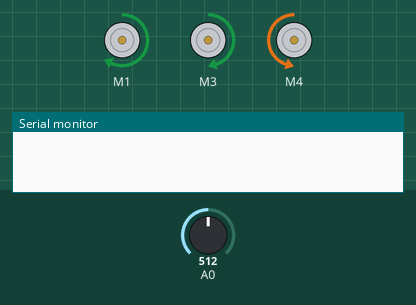
This sketch was run on a simulated Arduino Uno, built with avr-gcc and run on an emulated ATmega328P. On the bench: 3 × DC motor (green arrow = forward, orange = backward, longer = faster), the last lines printed to the serial monitor. The inputs (shaded band) are chosen by the test bench; at power-on: A0 = 512. Random numbers use the default seed unless the sketch sets one.

Above: at 0.17 s.
At 9.8 s:
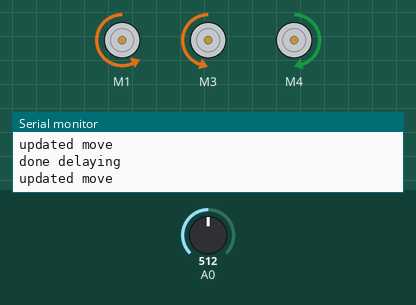
At 24.4 s:
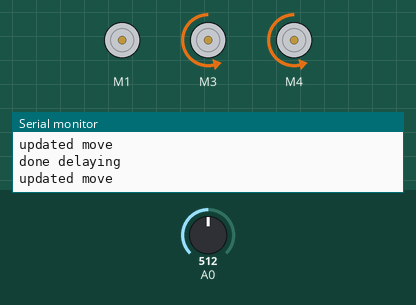
At 32.5 s:
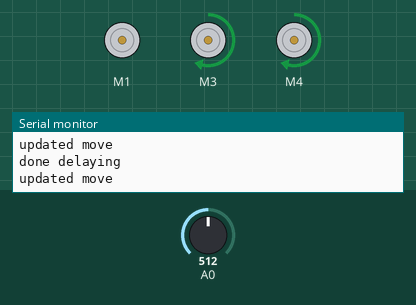
Timing chart, 0 to 40.0 s (numbered marks = the images above):
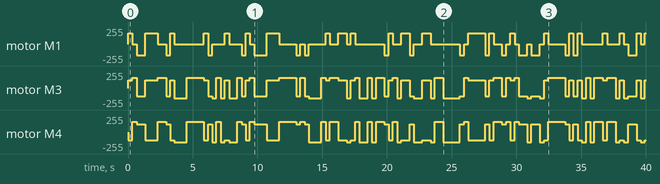

Measured:
- by itself, motor M1: stopped → forward 165/255 at 0.01 s, → stopped 0.32 s later, → backward 165/255 0.33 s later, → forward 165/255 0.65 s later, … (66 changes in this stretch)
- by itself, motor M3: stopped → forward 120/255 at 0.01 s, → forward 152/255 0.32 s later, → backward 120/255 0.33 s later, → forward 120/255 0.65 s later, … (82 changes in this stretch)

The sketch:

localization02smallary.ino
```cpp
// vi:ts=4:expandtab
#include <Arduino.h>
#include <avr/pgmspace.h>
#include <CircleBot.h>
#include <AFMotor.h>
//#define DEBUG

#if 0
char dummy;
// Arduino puts all of its own malformed prototypes in here
#endif
#line 12 // Tell the compiler this is line 12 even though arduino adds some
         // things before it

// This may be changed to a fixed-point arithmetic class for speed and memory
typedef float prob_t;

// Function prototypes
bool getworldcell(size_t row, size_t column);
bool readsensor();
void updatesense(bool onSquare);
prob_t getprob(size_t y, size_t x);
void updatemove(char x, char y);
void setup();
void loop();

CircleBot bot(1, 3, 4);

#ifdef DEBUG
#define DEBUG_VAR(x) do {Serial.print(#x ": "); Serial.println(x);} while(false)
#define DEBUG_ARY(x, len) do {\
        Serial.print(#x ": {"); Serial.print(x[0]); \
        for(size_t i=0;i<len;i++){\
            Serial.print(", ");\
            Serial.print(x[i]);\
        } Serial.println();\
    }while(false)
#define DEBUG_2D_ARY(x, height, width) do {Serial.println(#x ": {");\
        for(size_t i=0;i<height;i++){\
            Serial.print(#x ": {");\
            for(size_t j=0;j<width;j++){\
                Serial.print(x[i][j]);\
                Serial.print(", ");\
            } Serial.println("},");\
        }\
    }while(false)
#else
#define DEBUG_VAR(x) do{} while(false)
#define DEBUG_ARY(x, len) do {} while(false)
#define DEUBG_2D_ARY(x, height, width) do {} while(false)
#endif


const prob_t senseprob = 0.8;

const size_t width = 16;
const size_t height = 16;
const byte world[width][height] PROGMEM = {
    {B00001000, B11011111},
    {B00100101, B01001111},
    {B11111010, B11100000},
    {B01101001, B00000011},
    {B01101001, B01010001},
    {B11000000, B11000110},
    {B11001001, B00010010},
    {B11000100, B00110100},
    {B01100100, B10101010},
    {B01101010, B01000100},
    {B11100000, B01110111},
    {B10100011, B01010100},
    {B11010111, B00000110},
    {B01011010, B11001111},
    {B00101001, B00011111},
    {B01111101, B10010101},
};

// Holds all of the probabilities for each square
prob_t probs[width][height];

bool getworldcell(size_t row, size_t column) {
#ifdef DEBUG
    if (row < 0)      { Serial.print("Row must be >0 but is "); Serial.println(row); }
    if (row >= height) { Serial.print("Row must be <"); Serial.print(height); Serial.print(" but is "); Serial.println(row); }
    if (column < 0) { Serial.print("Column must be >0 but is "); Serial.println(column); }
    if (column >= height) { Serial.print("Column must be <"); Serial.print(width); Serial.print(" but is "); Serial.println(column); }
#endif
    return !!(pgm_read_byte(&world[row][column/8])&(column%8));
}

bool readsensor() {
    return analogRead(A0) > 400;
}

void updatesense(bool onSquare) {
    float total = 0.0;
    for (size_t i=0; i<height; i++) {
        for (size_t j=0; j<width; j++) {
            probs[i][j] *= (((onSquare?1:0) *    senseprob) +
                           ((onSquare?0:1) * (1-senseprob)));
            total += static_cast<float>(probs[i][j]);
        }
    }

    // Normalize the probs so they add up to 1
    for (size_t i=0; i<height; i++) {
        for (size_t j=0; j<width; j++) {
            probs[i][j] /= total;
        }
    }
}

prob_t getprob(size_t y, size_t x) {
    if (x > 0 && y > 0 && x < width && y < height) return probs[y][x];
    return 0;
}

void updatemove(char x, char y) {
    // newprobs stores the new values of probs. Since we're essentially doing
    // random access to probs, we can't update it on the fly
    prob_t newprobs[width][height];
    for (size_t i=0; i<height; i++) {
        for (size_t j=0; j<width; j++) {
            if (i-y > height || i-y < 0 || j-x > width || j-x < 0)  {
                newprobs[i][j] = 0;
            }
            else {
                newprobs[i][j] =
                  // Moved as expected
                  //0.6 * probs[i-y][j-x] +
                  0.6 * getprob(i-y, j-x) +
                  // Didn't move
                  //0.1 * probs[i][j] +
                  0.1 * getprob(i, j) +
                  // Moved 1 too far in x
                  //0.1 * probs[i-y][j-(x+1)] +
                  0.1 * getprob(i-y, j-(x+1)) +
                  // Moved 1 too far in y
                  //0.05 * probs[i-(y+1)][j-x] +
                  0.05 * getprob(i-(y+1), j-x) +
                  // Moved 1 too far in x and y
                  //0.025 * probs[i-(y+1)][j-(x+1)] +
                  0.025 * getprob(i-(y+1), j-(x+1)) +
                  // Moved in x but not in y
                  //0.05 * probs[i][j-x] +
                  0.05 * getprob(i, j-x) +
                  // Moved in y but not in x
                  //0.075 * probs[i-y][j] +
                  0.075 * getprob(i-y, j) +

                  0;
            }
        }
    }

    // Do a deep copy of newprob into probs
    for (size_t i=0; i<height; i++) {
        for (size_t j=0; j<width; j++) {
            probs[i][j] = newprobs[i][j];
        }
    }
}


void setup() {
    Serial.begin(115200);
    randomSeed(analogRead(A5));

    prob_t initval = prob_t(1)/(width*height);

    DEBUG_VAR(initval);
    for (size_t i=0; i<height; i++) {
        for (size_t j=0; j<width; j++) {
            probs[i][j] = initval;
        }
    }
}

void loop() {
    updatesense(readsensor());

    //int xmove = random(2) - 1; // Get random number from -1 to 1
    //int ymove = random(2) - 1;
    //bot.Move(xmove*500, ymove*500);
    char xmove = 0;
    char ymove = 0;
    switch(random(4)) {
        case 0: xmove = +1; break;
        case 1: ymove = +1; break;
        case 2: xmove = -1; break;
        case 3: ymove = -1; break;
    }
    bot.Move(xmove * 500, ymove * 500);
    delay(275); // Tested to go about 1 square
    Serial.println("done delaying");

    updatemove(xmove, ymove);
    Serial.println("updated move");

    //DEBUG_2D_ARY(probs, height, width);
}
```
